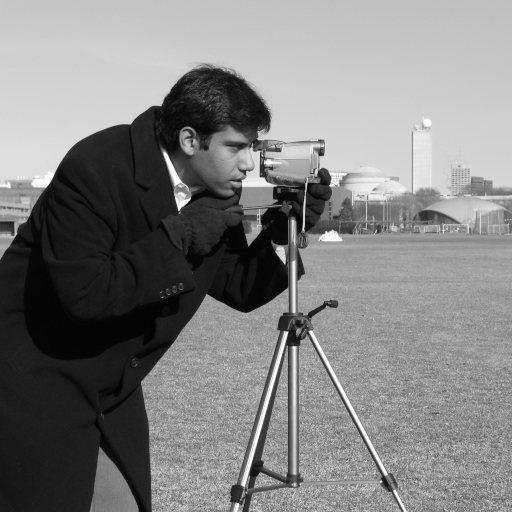
#> input picture skimage.data.camera(), 512 x 512 px
$ jupyter execute line_detection_approach.ipynb   (shell and % lines are left out)
#> lines starting #> are read from the running program, lines starting #| are printed output that depends on the picture; after the words box and inside, x2 and y2 are one past the last pixel; in counts of white or black regions, pixels touching at a corner belong together
# Straight line Hough transform

The Hough transform in its simplest form is a method to detect straight lines
[1]_.

In the following example, we construct an image with a line intersection. We
then use the `Hough transform  <http://en.wikipedia.org/wiki/Hough_transform>`__.
to explore a parameter space for straight lines that may run through the image.

Algorithm overview
------------------

Usually, lines are parameterised as $y = mx + c$, with a gradient
$m$ and y-intercept `c`. However, this would mean that $m$ goes to
infinity for vertical lines. Instead, we therefore construct a segment
perpendicular to the line, leading to the origin. The line is represented by
the length of that segment, $r$, and the angle it makes with the x-axis,
$\theta$.

The Hough transform constructs a histogram array representing the parameter
space (i.e., an $M \times N$ matrix, for $M$ different values of
the radius and $N$ different values of $\theta$).  For each
parameter combination, $r$ and $\theta$, we then find the number of
non-zero pixels in the input image that would fall close to the corresponding
line, and increment the array at position $(r, \theta)$ appropriately.

We can think of each non-zero pixel "voting" for potential line candidates. The
local maxima in the resulting histogram indicates the parameters of the most
probably lines. In our example, the maxima occur at 45 and 135 degrees,
corresponding to the normal vector angles of each line.

Another approach is the Progressive Probabilistic Hough Transform [2]_. It is
based on the assumption that using a random subset of voting points give a good
approximation to the actual result, and that lines can be extracted during the
voting process by walking along connected components. This returns the
beginning and end of each line segment, which is useful.

The function `probabilistic_hough` has three parameters: a general threshold
that is applied to the Hough accumulator, a minimum line length and the line
gap that influences line merging. In the example below, we find lines longer
than 10 with a gap less than 3 pixels.

References
----------

.. [1] Duda, R. O. and P. E. Hart, "Use of the Hough Transformation to
       Detect Lines and Curves in Pictures," Comm. ACM, Vol. 15,
       pp. 11-15 (January, 1972)

.. [2] C. Galamhos, J. Matas and J. Kittler,"Progressive probabilistic
       Hough transform for line detection", in IEEE Computer Society
       Conference on Computer Vision and Pattern Recognition, 1999.

[cell 1]
import numpy as np

from skimage.transform import (hough_line, hough_line_peaks,
                               probabilistic_hough_line)
from skimage.feature import canny
from skimage import data

import matplotlib.pyplot as plt
from matplotlib import cm


# Constructing test image
image = np.zeros((100, 100))
idx = np.arange(25, 75)
image[idx[::-1], idx] = 255
image[idx, idx] = 255

# Classic straight-line Hough transform
h, theta, d = hough_line(image)

# Generating figure 1
fig, axes = plt.subplots(1, 3, figsize=(15, 6),
                         subplot_kw={'adjustable': 'box-forced'})
ax = axes.ravel()

ax[0].imshow(image, cmap=cm.gray)
ax[0].set_title('Input image')
ax[0].set_axis_off()

ax[1].imshow(np.log(1 + h),
             extent=[np.rad2deg(theta[-1]), np.rad2deg(theta[0]), d[-1], d[0]],
             cmap=cm.gray, aspect=1/1.5)
ax[1].set_title('Hough transform')
ax[1].set_xlabel('Angles (degrees)')
ax[1].set_ylabel('Distance (pixels)')
ax[1].axis('image')

ax[2].imshow(image, cmap=cm.gray)
for _, angle, dist in zip(*hough_line_peaks(h, theta, d)):
    y0 = (dist - 0 * np.cos(angle)) / np.sin(angle)
    y1 = (dist - image.shape[1] * np.cos(angle)) / np.sin(angle)
    ax[2].plot((0, image.shape[1]), (y0, y1), '-r')
ax[2].set_xlim((0, image.shape[1]))
ax[2].set_ylim((image.shape[0], 0))
ax[2].set_axis_off()
ax[2].set_title('Detected lines')

plt.tight_layout()
plt.show()
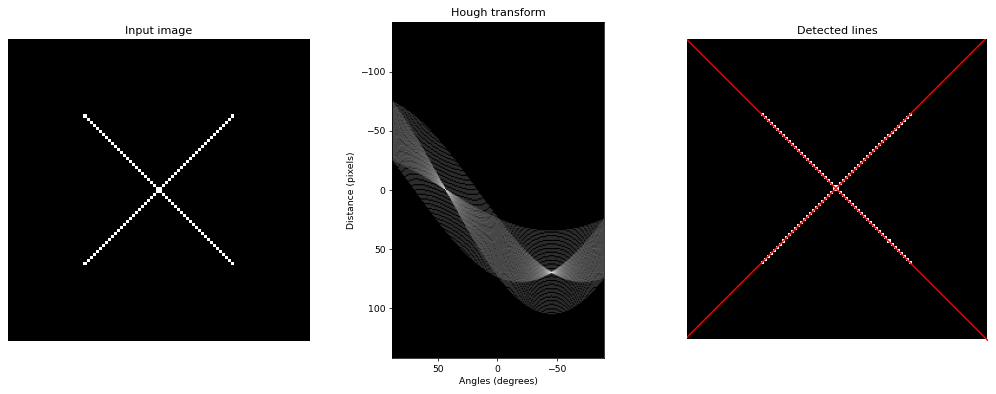
#> figure drawn by matplotlib, 3 panels

# Line finding using the Probabilistic Hough Transform
image = data.camera()
#> image is the input picture: shape (512, 512); min 0, max 255, mean 129.1
edges = canny(image, 2, 1, 25)
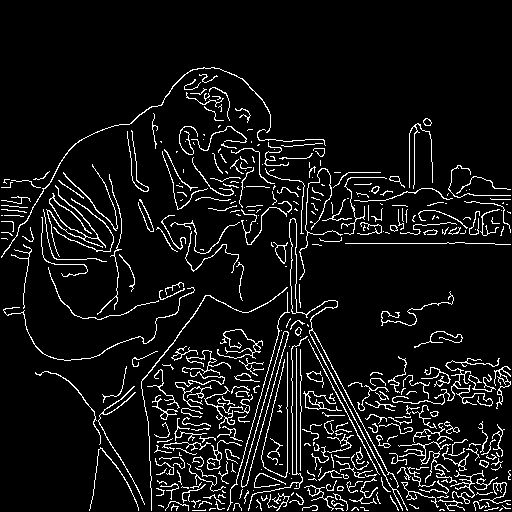
#> edges: shape (512, 512) bool; 7.6% white in thin lines or dots, all inside (x1, y1, x2, y2) = (1, 67, 511, 511)
lines = probabilistic_hough_line(edges, threshold=10, line_length=5,
                                 line_gap=3)
#> lines = 1612 items

# Generating figure 2
fig, axes = plt.subplots(1, 3, figsize=(15, 5), sharex=True, sharey=True)
ax = axes.ravel()

ax[0].imshow(image, cmap=cm.gray)
ax[0].set_title('Input image')

ax[1].imshow(edges, cmap=cm.gray)
ax[1].set_title('Canny edges')

ax[2].imshow(edges * 0)
for line in lines:
    p0, p1 = line
    ax[2].plot((p0[0], p1[0]), (p0[1], p1[1]))
#> this loop made 1612 passes
#> (p0, p1) on passes 1 to 3: ((402, 509), (309, 333)), ((84, 318), (72, 313)), ((452, 450), (439, 443))
ax[2].set_xlim((0, image.shape[1]))
ax[2].set_ylim((image.shape[0], 0))
ax[2].set_title('Probabilistic Hough')

for a in ax:
    a.set_axis_off()
    a.set_adjustable('box-forced')

plt.tight_layout()
plt.show()
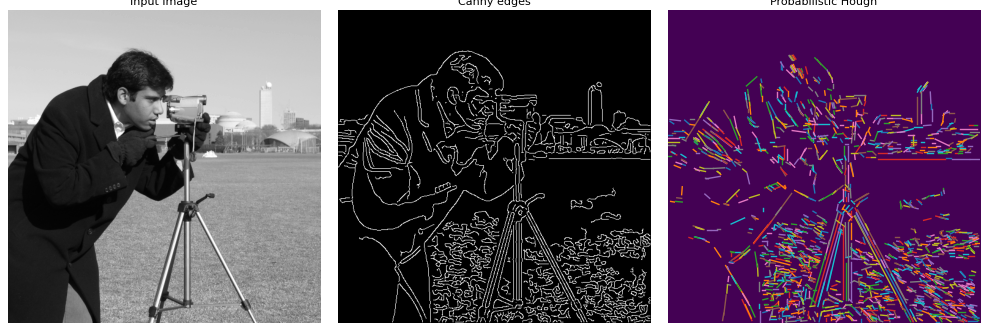
#> figure drawn by matplotlib, 3 panels

[cell 2]
import numpy as np

from skimage.transform import (hough_line, hough_line_peaks,
                               probabilistic_hough_line)
from skimage.feature import canny
from skimage import data, io, color

import matplotlib.pyplot as plt
from matplotlib import cm

[cell 3]
# Constructing test image
# image = np.zeros((100, 100))
# idx = np.arange(25, 75)
# image[idx[::-1], idx] = 255
# image[idx, idx] = 255
image = io.imread('data/no_cars.JPG')
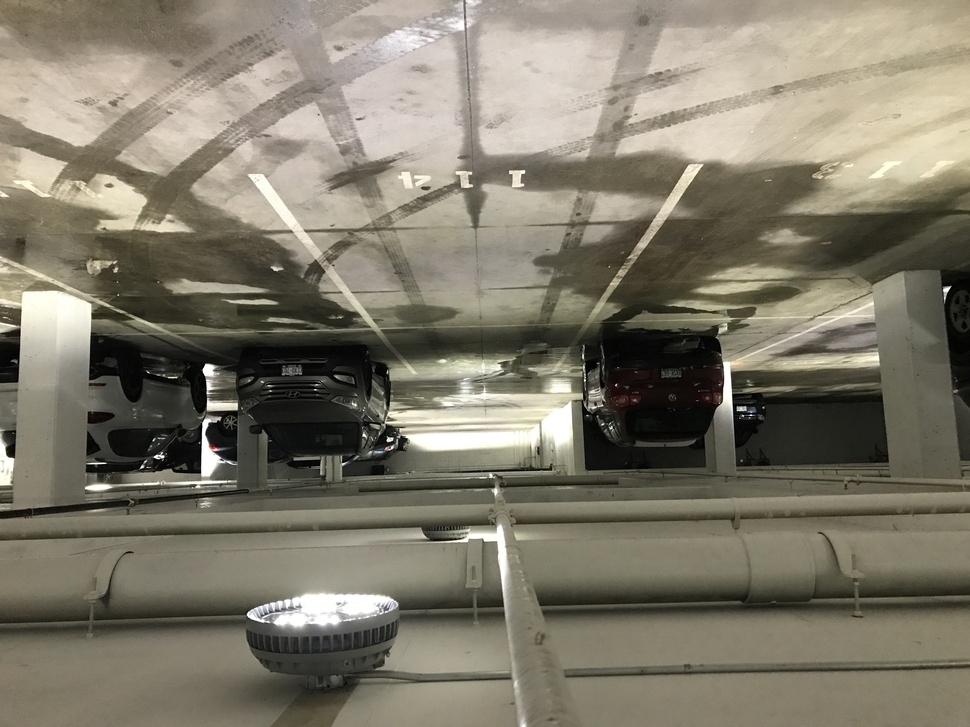
#> input picture data/no_cars.JPG, 970 x 727 px, shrunk from 4032 x 3024 before the run, found by its file name
#> image is the input picture: shape (727, 970, 3); mean R, G, B 127.4, 122, 106.6

def rev_img(img):
    """reverse img"""
    rev_img = []
    for item in reversed(img):
        rev_img.append(item)
    return np.asarray(rev_img)

def rgb_2_gray(img):
    """converts rgb to grayscale"""
    return np.uint8(color.rgb2gray(img) * 255)

image = rgb_2_gray(image)
#> in rgb_2_gray, `return np.uint8(color.rgb2gray(img) * 255)`:
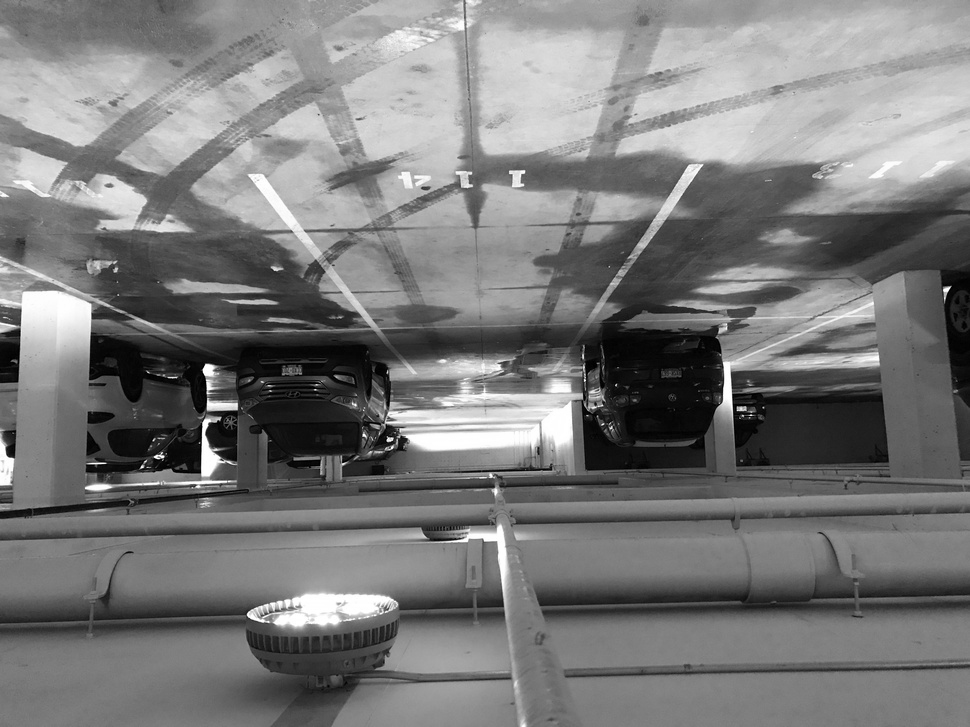
#> returned value: shape (727, 970); min 0, max 255, mean 121.6
image = rev_img(image)
#> after the loop in rev_img, `for item in reversed(img):`: rev_img = 727 items
#> in rev_img, `return np.asarray(rev_img)`:
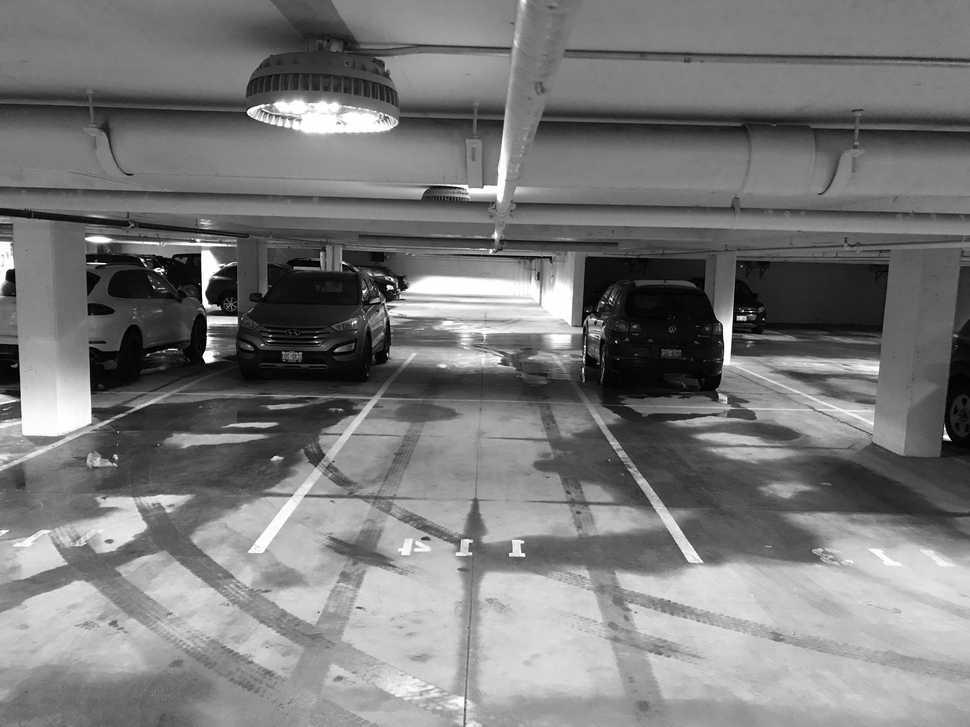
#> returned value: shape (727, 970); min 0, max 255, mean 121.6
image.shape
#> Out = (727, 970)

[cell 4]
# Classic straight-line Hough transform
h, theta, d = hough_line(image)
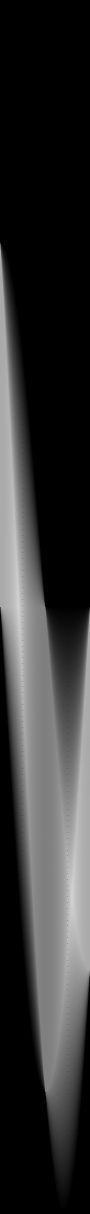
#> h: shape (2427, 180) uint64 (shown at 1/2 size); min 0, max 1454, mean 290.4; drawn with min black and max white
#> theta = 180 values from -1.57 to 1.55; d = 2427 values from -1213 to 1213

# Generating figure 1
fig, axes = plt.subplots(1, 3, figsize=(15, 6),
                         subplot_kw={'adjustable': 'box-forced'})
ax = axes.ravel()

ax[0].imshow(image, cmap=cm.gray)
ax[0].set_title('Input image')
ax[0].set_axis_off()

ax[1].imshow(np.log(1 + h),
             extent=[np.rad2deg(theta[-1]), np.rad2deg(theta[0]), d[-1], d[0]],
             cmap=cm.gray, aspect=1/1.5)
ax[1].set_title('Hough transform')
ax[1].set_xlabel('Angles (degrees)')
ax[1].set_ylabel('Distance (pixels)')
ax[1].axis('image')

ax[2].imshow(image, cmap=cm.gray)
for _, angle, dist in zip(*hough_line_peaks(h, theta, d)):
    y0 = (dist - 0 * np.cos(angle)) / np.sin(angle)
    y1 = (dist - image.shape[1] * np.cos(angle)) / np.sin(angle)
    ax[2].plot((0, image.shape[1]), (y0, y1), '-r')
#> this loop made 125 passes
#> (angle, dist, y0, y1) on passes 1 to 12: (0.785, 684, 967.3, -2.68), (0.785, 672, 950.4, -19.65), (0.785, 660, 933.4, -36.62), (0.785, 648, 916.4, -53.59), (0.785, 634, 896.6, -73.39), (0.785, 624, 882.5, -87.53), (0.785, 614, 868.3, -101.7), (0.785, 602, 851.4, -118.6), (0.785, 590, 834.4, -135.6), (0.785, 578, 817.4, -152.6), (0.785, 564, 797.6, -172.4), (0.785, 554, 783.5, -186.5)
ax[2].set_xlim((0, image.shape[1]))
ax[2].set_ylim((image.shape[0], 0))
ax[2].set_axis_off()
ax[2].set_title('Detected lines')

plt.tight_layout()
plt.show()
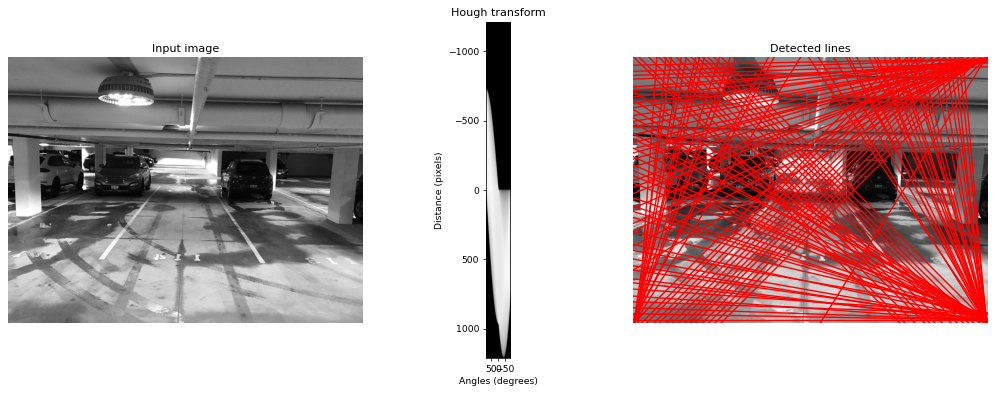
#> figure drawn by matplotlib, 3 panels

# Line finding using the Probabilistic Hough Transform
# image = data.camera()
edges = canny(image, 2, 1, 25)
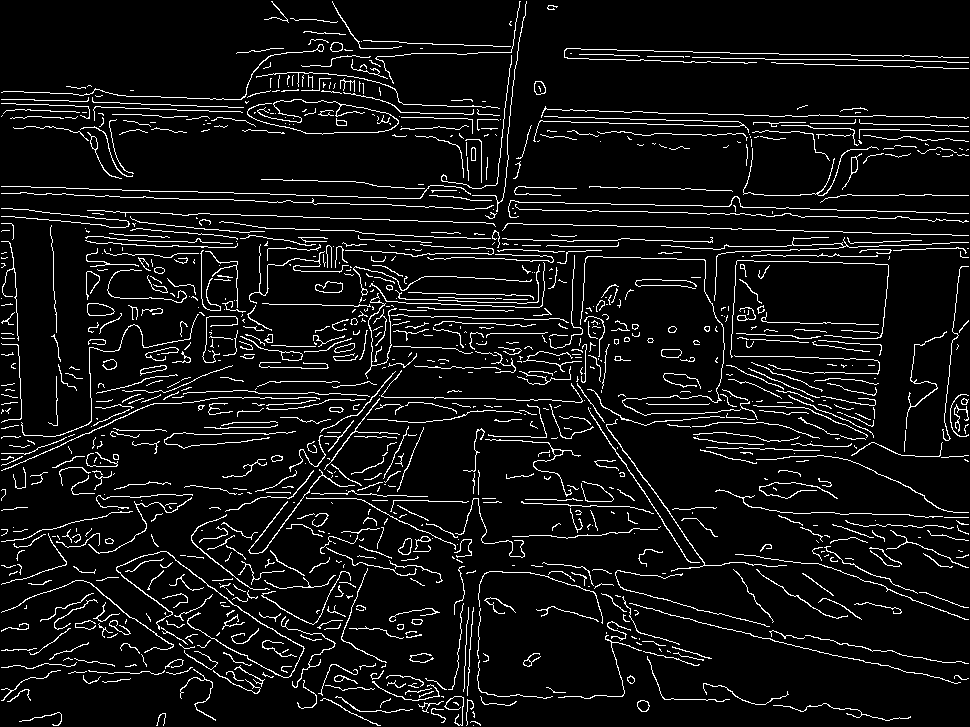
#> edges: shape (727, 970) bool; 7.4% white in thin lines or dots
lines = probabilistic_hough_line(edges, threshold=10, line_length=5,
                                 line_gap=3)
#> lines = 3664 items

# Generating figure 2
fig, axes = plt.subplots(1, 3, figsize=(15, 5), sharex=True, sharey=True)
ax = axes.ravel()

ax[0].imshow(image, cmap=cm.gray)
ax[0].set_title('Input image')

ax[1].imshow(edges, cmap=cm.gray)
ax[1].set_title('Canny edges')

ax[2].imshow(edges * 0)
for line in lines:
    p0, p1 = line
    ax[2].plot((p0[0], p1[0]), (p0[1], p1[1]))
#> this loop made 3664 passes
#> (p0, p1) on passes 1 to 3: ((195, 629), (190, 626)), ((285, 677), (269, 669)), ((705, 565), (677, 525))
ax[2].set_xlim((0, image.shape[1]))
ax[2].set_ylim((image.shape[0], 0))
ax[2].set_title('Probabilistic Hough')

for a in ax:
    a.set_axis_off()
    a.set_adjustable('box-forced')

plt.tight_layout()
plt.show()
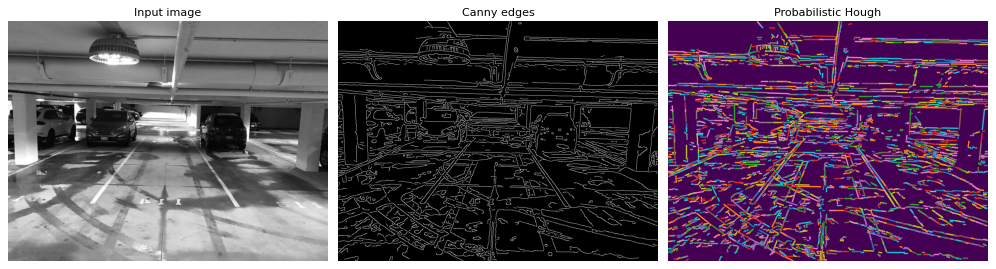
#> figure drawn by matplotlib, 3 panels
